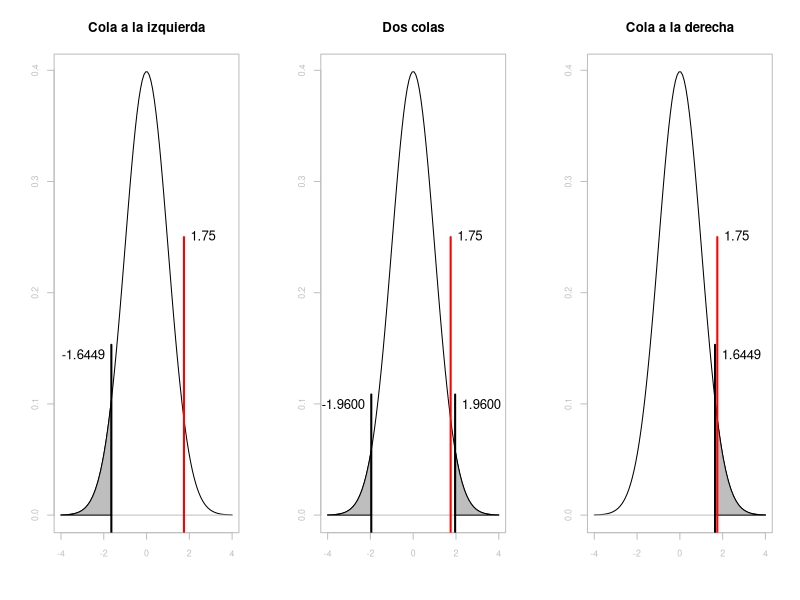

This figure's R source:
colas <- function()
{
	normplot <- function(limits=4)
	{
		x <- seq(from=-limits, to=limits, length.out=100)
		y <- dnorm(x)
		plot(x, y, type = 'l', lwd=1,
		     ylab='',  xlab='', axes=FALSE,)
	    box(col="gray")
    	axis(1, col="gray", col.axis="gray", cex.axis=0.8)
	    axis(2, col="gray", col.axis="gray", cex.axis=0.8)
	    lines(c(-limits, limits), c(0,0), col='gray')
	}
	
	right_tailed <- function(alpha=0.1, limits=4)
	{
		p <- qnorm(1 - alpha)
		x <- seq(from=p, to=limits, length.out=20)	
		y <- dnorm(x)
		polygon(c(p, x, limits), c(0, y, 0), col='gray')
		z <- dnorm(p) + 0.05
		lines(c(p, p), c(-0.1, z), lwd = 2)
		text(p, z-0.01, pos = 4, sprintf('%6.4f', p), cex = 1.2)
	}

	left_tailed <- function(alpha=0.1, limits=4)
	{
		p <- qnorm(alpha)
		x <- seq(from=-limits, to=p, length.out=20)	
		y <- dnorm(x)
		polygon(c(-limits, x, p), c(0, y, 0), col='gray')
		z <- dnorm(p) + 0.05
		lines(c(p, p), c(-0.1,z), lwd=2)
		text(p, z-0.01, pos=2, sprintf('%6.4f', p), cex = 1.2)
	}
	
	two_tailed <- function(alpha=0.1, limits=4)
	{
		left_tailed(  alpha/2.0, limits)		
		right_tailed( alpha/2.0, limits)		
	}

	par(mfrow=c(1,3))
	
	normplot()
	left_tailed(alpha=0.05)
	title('Cola a la izquierda', cex=0.5)
	lines(c(1.75, 1.75), c(-0.1, 0.25), col='red', lwd=2)
	text(1.75, 0.25, pos=4, '1.75', cex = 1.2)
	
	normplot()
	two_tailed(alpha=0.05)
	title('Dos colas', cex=0.5)
	lines(c(1.75, 1.75), c(-0.1, 0.25), col='red', lwd=2)
	text(1.75, 0.25, pos=4, '1.75', cex = 1.2)
	
	normplot()
	right_tailed(alpha=0.05)
	title('Cola a la derecha', cex=0.5)
	lines(c(1.75, 1.75), c(-0.1, 0.25), col='red', lwd=2)
	text(1.75, 0.25, pos=4, '1.75', cex = 1.2)
	
}

colas()